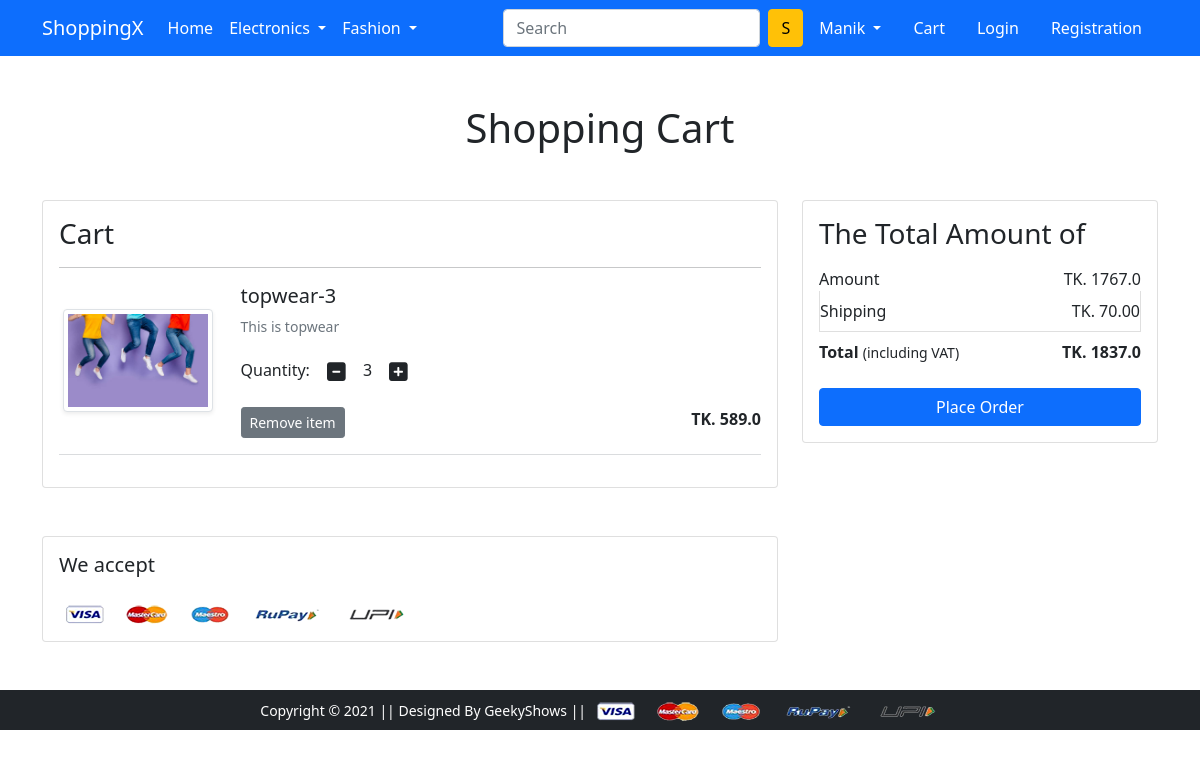
Page /cart/ (signed in) on the committed database.
### app/models.py (models this page shows, shortened)
class Cart(models.Model):
    user = models.ForeignKey(User, on_delete=models.CASCADE)
    product = models.ForeignKey(Product,on_delete=models.CASCADE)
    quantity = models.PositiveIntegerField(default=1)

class Product(models.Model):
    title = models.CharField(max_length=100)
    selling_price = models.FloatField()
    discounted_price = models.FloatField()
    description = models.TextField()
    brand = models.CharField(max_length=100)
    category = models.CharField(choices=CATEGORY_CHOICES,max_length=100)
    product_image = models.ImageField(upload_to='productimg')

### app/views.py (the view)
# urls.py: path('cart/',views.show_cart,name='showcart'),
@login_required
def show_cart(request):
    if request.user.is_authenticated:
        user = request.user
        cart = Cart.objects.filter(user=user)
        amount = 0.0
        shipping_amount = 70.0
        total_amount = 0.0
        cart_product = [p for p in Cart.objects.all() if p.user == user]
        if cart_product:
            for p in cart_product:
                tempamount = (p.quantity * p.product.discounted_price)
                amount += tempamount
                totalamount = amount  + shipping_amount
            return render(request, 'app/addtocart.html',{'carts':cart, 'totalamount':totalamount,'amount':amount})
        else:
            return render(request,'app/emptycart.html')

### app/templates/app/addtocart.html (shortened to what this page needs)
{% extends 'app/base.html' %}
{% load static %}
{% block main-content %}
<div class="container my-5">
 <div class="row">
  <h1 class="text-center mb-5">Shopping Cart</h1>
  <div class="col-sm-8">
  <div class="card">
   <div class="card-body">
    <h3>Cart</h3>
    {% for cart in carts %}
    <hr>
    <div class="row">
     <div class="col-sm-3 text-center align-self-center"><img src="{{cart.product.product_image.url}}" alt="" srcset="" class="img-fluid img-thumbnail shadow-sm" height="150" width="150"> </div>
     <div class="col-sm-9">
      <div>
       <h5>{{cart.product.title}}</h5>
       <p class="mb-2 text-muted small">{{cart.product.description}}</p>
       <div class="my-3">
        <label for="quantity">Quantity:</label>
        <a class="minus-cart btn" pid="{{cart.product.id}}"><i class="fas fa-minus-square fa-lg"></i></a>
          <span id="quantity">{{cart.quantity}}</span>
        <a class="plus-cart btn" pid="{{cart.product.id}}"><i class="fas fa-plus-square fa-lg"></i></a>
       </div>
       <div class="d-flex justify-content-between">
        <a href="#" class="btn btn-sm btn-secondary remove-cart mr-3" pid="{{cart.product.id}}">Remove item </a>
        <p class="mb-0"><span><strong>TK. {{cart.product.discounted_price}}</strong></span></p>
       </div>
      </div>
     </div>
    </div>
    <hr class="text-muted">
    {% endfor %}
   </div>
   </div>
  </div>
  <div class="col-sm-4">
   <div class="card">
    <div class="card-body">
      <h3>The Total Amount of</h3>
      <ul class="list-group">
       <li class="list-group-item d-flex justify-content-between align-items-center border-0 px-0 pb-0">Amount<span>TK. <span id="amount">{{amount}}</span></span></li>
       <li class="list-group-item d-flex justify-content-between align-items-center px-0">Shipping<span>TK. 70.00</span></li>
       <li class="list-group-item d-flex justify-content-between align-items-center border-0 px-0 mb-3">
        <div>
           <strong>Total</strong> <small>(including VAT)</small>
         </div>
         <span><strong>TK. <strong id="totalamount">{{totalamount}}</strong></strong></span>
       </li>
      </ul>
      <div class="d-grid"><a href="{% url 'checkout' %}" class="btn btn-primary">Place Order</a></div>
    </div>
   </div>
  </div>
 </div>
</div>
<div class="container">
 <div class="row">
  <div class="col-sm-8">
   <div class="card">
    <div class="card-body">
      <h5 class="mb-4">We accept</h5>
      <img src="{% static 'app/images/payment.png' %}" alt="" class="img-fluid">
    </div>
  </div>
  </div>
 </div>
</div>
{% endblock main-content %}

### app/templates/app/base.html (shortened to what this page needs)
<!doctype html>
{% load static %}
<html lang="en">
  <head>
    <link href="https://cdn.jsdelivr.net/npm/bootstrap@5.0.0-beta1/dist/css/bootstrap.min.css" rel="stylesheet">
    <link rel="stylesheet" href="{% static 'app/css/owl.carousel.min.css' %}">
    <link rel="stylesheet" href="{% static 'app/css/all.min.css' %}">
    <link rel="stylesheet" href="{% static 'app/css/style.css' %}">
  </head>
  <body>
    <nav class="navbar navbar-expand-lg navbar-dark bg-primary">
     <div class="container">
       <a class="navbar-brand" href="/">ShoppingX</a>
       <div class="collapse navbar-collapse" id="navbarSupportedContent">
         <ul class="navbar-nav me-auto mb-2 mb-lg-0">
           <li class="nav-item">
             <a class="nav-link active" aria-current="page" href="/">Home</a>
           </li>
           <li class="nav-item dropdown">
             <a class="nav-link dropdown-toggle text-white" href="#" id="electronicsDropdown" role="button" data-bs-toggle="dropdown" aria-expanded="false">
               Electronics
             </a>
           </li>
           <li class="nav-item dropdown">
             <a class="nav-link dropdown-toggle text-white" href="#" id="fashionDropdown" role="button" data-bs-toggle="dropdown" aria-expanded="false">
               Fashion
             </a>
           </li>
         </ul>
         <form class="d-flex">
           <input class="form-control me-2" type="search" placeholder="Search" aria-label="Search">
           <button class="btn btn-warning" type="submit">S</button>
         </form>
         <div>
          <ul class="navbar-nav me-auto mb-2 mb-lg-0">
           <li class="nav-item dropdown mx-2">
              <a class="nav-link dropdown-toggle text-white" href="#" id="profileDropdown" role="button" data-bs-toggle="dropdown" aria-expanded="false">{{request.user|capfirst}}
              </a>
            </li>
            <li class="nav-item mx-2">
             <a href="{% url 'showcart' %}" class="nav-link text-white"> Cart </a>
            </li>
            <li class="nav-item mx-2">
             <a href="{% url 'login' %}" class="nav-link text-white">Login</a>
            </li>
            <li class="nav-item mx-2">
             <a href="{% url 'customerregistration' %}" class="nav-link text-white">Registration</a>
            </li>
          </ul>
         </div>
       </div>
     </div>
    </nav>
    {% block main-content %} {% endblock main-content %}
    <footer class="container-fluid bg-dark text-center p-2 mt-5">
        <small class="text-white">Copyright &copy; 2021 || Designed By GeekyShows || </small>
        <img src="{% static 'app/images/payment.png' %}" alt="" srcset="" class="img-fluid" height="2px">
    </footer>
  </body>
</html>

### rows in the picture
Cart: product.product_image (picture), product "topwear-3", product.description "This is topwear", quantity "3", product.discounted_price "589.0"

### other values in the picture
{{ request.user|capfirst }} "Manik"
{{ amount }} "1767.0"
{{ totalamount }} "1837.0"
